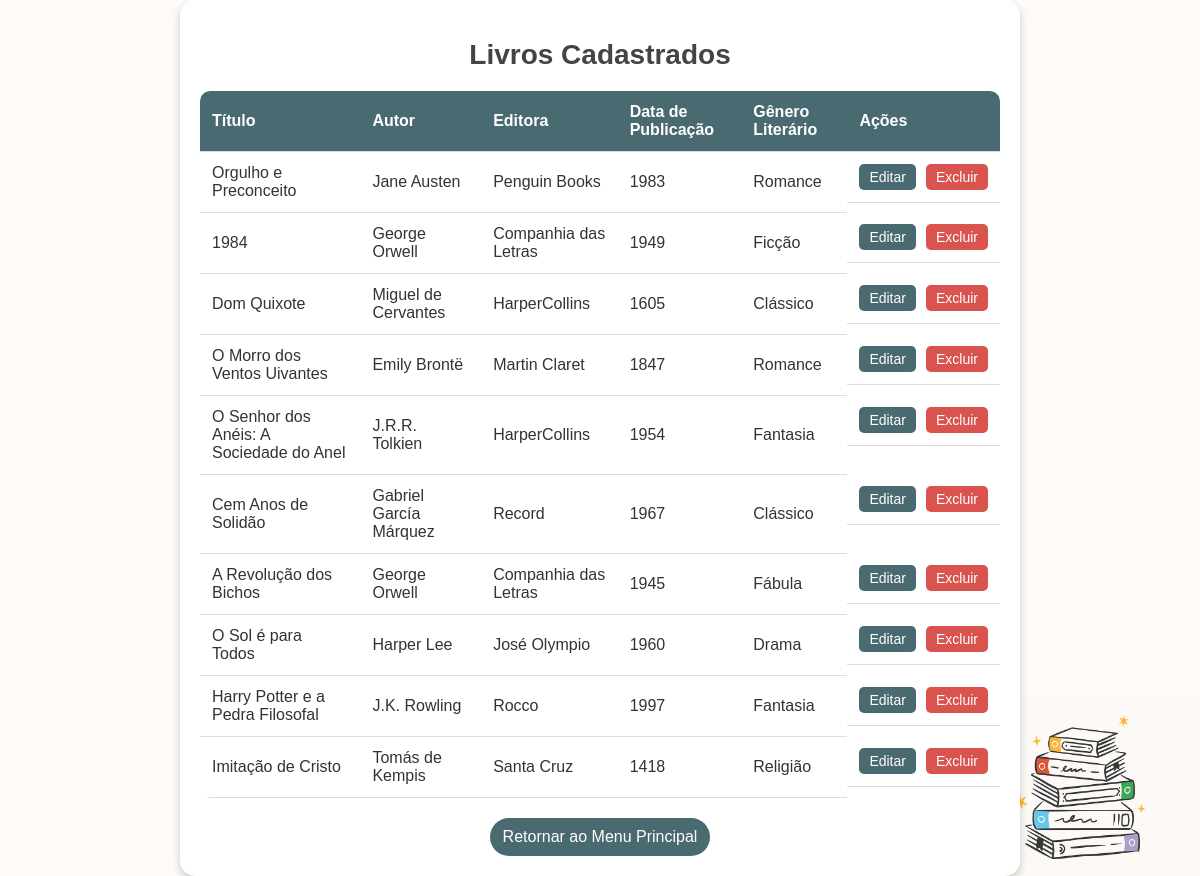
Page /list_books on the committed database.
### app.py (models this page shows)
class Book(db.Model):
    id = db.Column(db.Integer, primary_key=True)
    title = db.Column(db.String(100), nullable=False)
    author = db.Column(db.String(100), nullable=False)
    publisher = db.Column(db.String(100), nullable=True)
    data_publicacao = db.Column(db.String(10), nullable=True)  # Formato DD/MM/AAAA
    genero_literario = db.Column(db.String(50), nullable=True)

### app.py (the view)
@app.route('/list_books')
def list_books():
    books = Book.query.all()
    return render_template('list_books.html', books=books)

### templates/list_books.html (shortened to what this page needs)
<!DOCTYPE html>
<html lang="en">
<head>
</head>
<body>
    <div class="container">
        <h1>Livros Cadastrados</h1>
        <table>
            <thead>
                <tr>
                    <th>Título</th>
                    <th>Autor</th>
                    <th>Editora</th>
                    <th>Data de Publicação</th>
                    <th>Gênero Literário</th>
                    <th>Ações</th>
                </tr>
            </thead>
            <tbody>
                {% for book in books %}
                    <tr>
                        <td>{{ book.title }}</td>
                        <td>{{ book.author }}</td>
                        <td>{{ book.publisher }}</td>
                        <td>{{ book.data_publicacao }}</td>
                        <td>{{ book.genero_literario }}</td>
                        <td class="action-buttons">
                            <a href="{{ url_for('edit_book', book_id=book.id) }}"><button>Editar</button></a>
                            <form action="{{ url_for('delete_book', book_id=book.id) }}" method="post" onsubmit="return confirm('Tem certeza que deseja excluir este livro?');">
                                <button type="submit">Excluir</button>
                            </form>
                        </td>
                    </tr>
                {% endfor %}
            </tbody>
        </table>
        <a href="{{ url_for('home') }}" class="return-button">Retornar ao Menu Principal</a>
    </div>
</body>
</html>

### rows in the picture
Book: title "Orgulho e Preconceito", author "Jane Austen", publisher "Penguin Books", data_publicacao "1983", genero_literario "Romance"
Book: title "1984", author "George Orwell", publisher "Companhia das Letras", data_publicacao "1949", genero_literario "Ficção"
Book: title "Dom Quixote", author "Miguel de Cervantes", publisher "HarperCollins", data_publicacao "1605", genero_literario "Clássico"
Book: title "O Morro dos Ventos Uivantes", author "Emily Brontë", publisher "Martin Claret", data_publicacao "1847", genero_literario "Romance"
Book: title "O Senhor dos Anéis: A Sociedade do Anel", author "J.R.R. Tolkien", publisher "HarperCollins", data_publicacao "1954", genero_literario "Fantasia"
Book: title "Cem Anos de Solidão", author "Gabriel García Márquez", publisher "Record", data_publicacao "1967", genero_literario "Clássico"
Book: title "A Revolução dos Bichos", author "George Orwell", publisher "Companhia das Letras", data_publicacao "1945", genero_literario "Fábula"
Book: title "O Sol é para Todos", author "Harper Lee", publisher "José Olympio", data_publicacao "1960", genero_literario "Drama"
Book: title "Harry Potter e a Pedra Filosofal", author "J.K. Rowling", publisher "Rocco", data_publicacao "1997", genero_literario "Fantasia"
Book: title "Imitação de Cristo", author "Tomás de Kempis", publisher "Santa Cruz", data_publicacao "1418", genero_literario "Religião"
